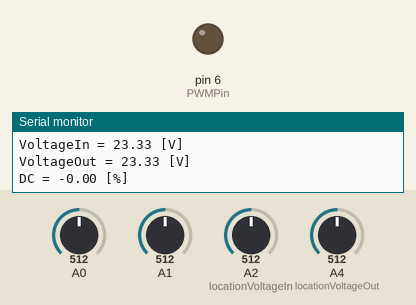
Recording of a sketch running on a simulated Arduino Uno, built with avr-gcc and run on an emulated ATmega328P. On the bench: output pins drawn as LEDs (lit = HIGH), the last lines printed to the serial monitor. Inputs (shaded band) come from the test bench; at power-on: A0 = 512, A4 (locationVoltageOut) = 512, A2 (locationVoltageIn) = 512, A1 = 512.

Above: at 3.7 s.
3.8 s: A0 set to 306
At 4.3 s:
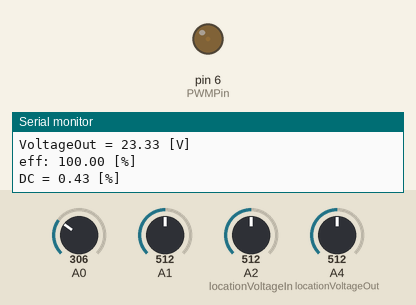
5.4 s: A4 (locationVoltageOut) set to 716
At 6.2 s:
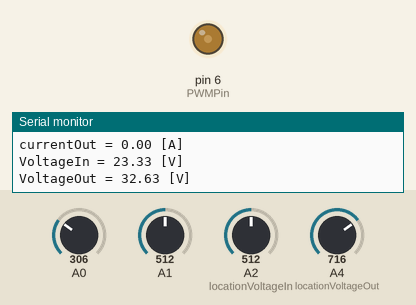
7.0 s: A2 (locationVoltageIn) set to 90
At 7.9 s:
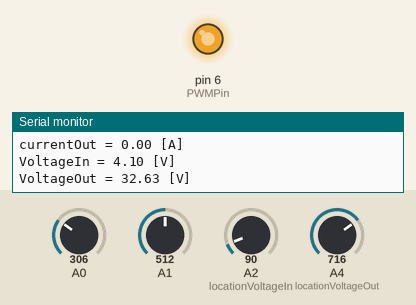
8.6 s: A2 (locationVoltageIn) set to 306
At 10.0 s:
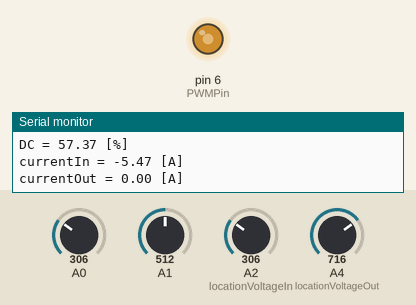
10.3 s: A1 set to 496
13.3 s: A4 (locationVoltageOut) set to 90
At 14.7 s:
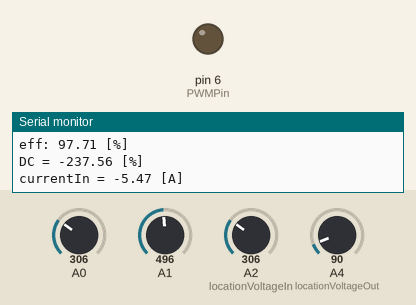
Timing chart, 0 to 16.3 s (numbered marks = the images above; inputs shaded):
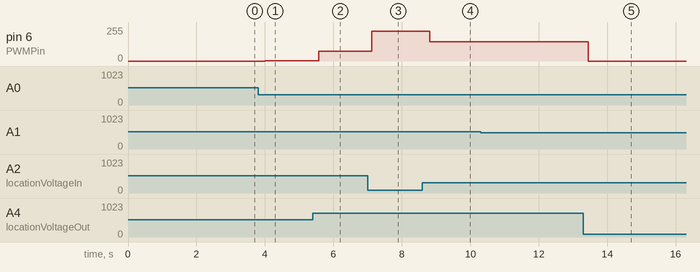

Measured:
- after the input at 3.8 s, pin 6 (PWMPin): 0/255 → 1/255 after 0.19 s
- after the input at 5.4 s, pin 6 (PWMPin): 1/255 → 72/255 after 0.17 s
- after the input at 7.0 s, pin 6 (PWMPin): 72/255 → 223/255 after 0.12 s
- after the input at 8.6 s, pin 6 (PWMPin): 223/255 → 146/255 after 0.22 s
- after the input at 13.3 s, pin 6 (PWMPin): 146/255 → 0/255 after 0.14 s

The sketch:

MPPT.ino
```cpp
//********************************//
//********** MPPT SYSTEM *********//
//************* v1.2 *************//
//********************************//

// Locations of the current sensors, voltage dividers, and other important pins //
const byte locationCurrentIn = A0;
const byte locationCurrentOut = A1;
const byte locationVoltageIn = A2;
const byte locationVoltageOut = A4;
int PWMPin = 6;

// Resolution of the current sensors //
float resolutionIn = 0.1838966;
float resolutionOut = 0.1836130;

// Voltage devider values //
float Vin_R1 = 10000;
float Vin_R2 = 1200;
float Vout_R1 = 10000;
float Vout_R2 = 1200;

// Other global variables that can be changed //
float resolution = 5.0/1024; // resolution of the ADC of the microcontroller/microcomputer
float STEP_SIZE = 0.1; // step size (= precision) of the MPPT algorithm
float MAX_VOLTAGE = 30.0;
float MIN_VOLTAGE = 10.0;

// Other global variables that cannot be changed //
float zeroPointIn; // zero point of the current sensor before the boost converter
float zeroPointOut; // zero point of the current sensor after the boost converter

void setup() {
  Serial.begin(9600);

  // Set PWM frequency for D5 and D6 to 62 [kHz]
  TCCR0B = TCCR0B & B11111000 | B00000001;

  // Automatic Calibration Process for current sensors //
  // This calibration assumes that the resolution of the ACS712 stays the same, but the voltage readout for 0 [A] fluctuates //
  // To calibrate, make sure that the script initializes with 0 [A] on the sensor //
  zeroPointIn = get_voltage(10000, locationCurrentIn);
  Serial.print("Zero point IN = ");
  Serial.println(zeroPointIn);
  zeroPointOut = get_voltage(10000, locationCurrentOut);
  Serial.print("Zero point OUT = ");
  Serial.println(zeroPointOut);
}


void loop() {

  float currentIn;
  float currentOut;

  int VinRead = 0; // value read for Vin
  int VoutRead = 0; // value read for Vout
  float voltageIn;
  float voltageOut;

  float dutyCycle;

  ///** CURRENT IN **///
  // ask for an average sensor voltage of 100 measurments
  float sensorVoltage = get_voltage(100, locationCurrentIn);

  // print the voltage output of the sensor
  //Serial.print("Voltage: ");
  //Serial.println(sensorVoltage ,3);

  currentIn = ((sensorVoltage - zeroPointIn)/resolutionIn);
  Serial.print("currentIn = ");
  Serial.print(currentIn);
  Serial.println(" [A]");

  ///** CURRENT OUT **///
  // ask for an average sensor voltage of 100 measurments
  sensorVoltage = get_voltage(100, locationCurrentOut);

  // print the voltage output of the sensor
  //Serial.print("Voltage: ");
  //Serial.println(sensorVoltage ,3);

  currentOut = ((sensorVoltage - zeroPointOut)/resolutionOut);
  Serial.print("currentOut = ");
  Serial.print(currentOut);
  Serial.println(" [A]");

  ///** VOLTAGES **///
  // read  voltage from analog pins
  VinRead = analogRead(locationVoltageIn);
  VoutRead = analogRead(locationVoltageOut);

  // calculate real voltages
  voltageIn = VinRead * (resolution)*((Vin_R1 + Vin_R2)/Vin_R2);
  voltageOut = VoutRead * (resolution)*((Vout_R1 + Vout_R2)/Vout_R2);

  // print voltages
  Serial.print("VoltageIn = ");
  Serial.print(voltageIn);
  Serial.println(" [V]");
  Serial.print("VoltageOut = ");
  Serial.print(voltageOut);
  Serial.println(" [V]");

  ///** Obtain the needed duty cycle for the boost converter using the perturb and observe algortihm **///
  dutyCycle = perturbAndObserve(voltageIn, voltageOut, currentIn, currentOut); // THIS IS A PERCENTAGE!
  Serial.print("DC = ");
  Serial.print(dutyCycle);
  Serial.println(" [%]");

  ///** Set the duty cycle of the boost converter to the desired frequency **///
  if (dutyCycle >= 0 && dutyCycle <= 100) {
    analogWrite(PWMPin, (dutyCycle/100 * 255));
  }
  else {
    analogWrite(PWMPin, (50/100 * 255));
  }

  delay(500);

}

///* Function for obtaining voltage reading from the current sensors *///
float get_voltage(int n_datapoints, const byte pin)
{

  float voltage = 0;

  for(int i=0; i < n_datapoints; i++)
  {
    voltage = voltage + analogRead(pin) * (resolution);
  }

  voltage = voltage/n_datapoints;
  return(voltage);
}

///* MPPT perturb and observe algorithm *///
float perturbAndObserve(float Vin_new, float Vout, float Iin, float Iout) {

    float DC;
    float eff;
    float Vin_old;
    float Pin_old;

    float Pout = Vout*Iout;
    float Pin_new = Vin_new * Iin;

    if(Pin_new == Pin_old)
        {
        return DC;
        }
        else if (Pin_new > Pin_old)
        {
            if(Vin_new > Vin_old)
            {
                Vin_new = Vin_new + STEP_SIZE;
            }else
            {
                Vin_new = Vin_new - STEP_SIZE;
            }
        }else
        {
            if(Vin_new > Vin_old)
            {
                Vin_new = Vin_new - STEP_SIZE;
            }else
            {
                Vin_new = Vin_new + STEP_SIZE;
            }
        }
    DC = (1 - Vin_new/Vout) * 100; // Duty cycle in percentages
//    Serial.print("DC:");
//    Serial.println(DC);

    eff = (Pin_new - Pout)/Pin_new *100;
    Serial.print("eff: ");
    Serial.print(eff);
    Serial.println(" [%]");

    Vin_old = Vin_new;
    Pin_old = Pin_new;

    //** SOME SAFETY CHECKS THAT MAY OVERWRITE THE FINAL VALUE FOR DC **//
    if(Vout >= MAX_VOLTAGE)
    {
      DC = DC - 2*STEP_SIZE;
      Serial.println("MAX VOLTAGE REACHED!!");
    }
//    if(Vout <= MIN_VOLTAGE)
//    {
//      DC = DC + 2*STEP_SIZE;
//      Serial.println("MIN VOLTAGE REACHED!!");
//    }

    return DC;
}
```
